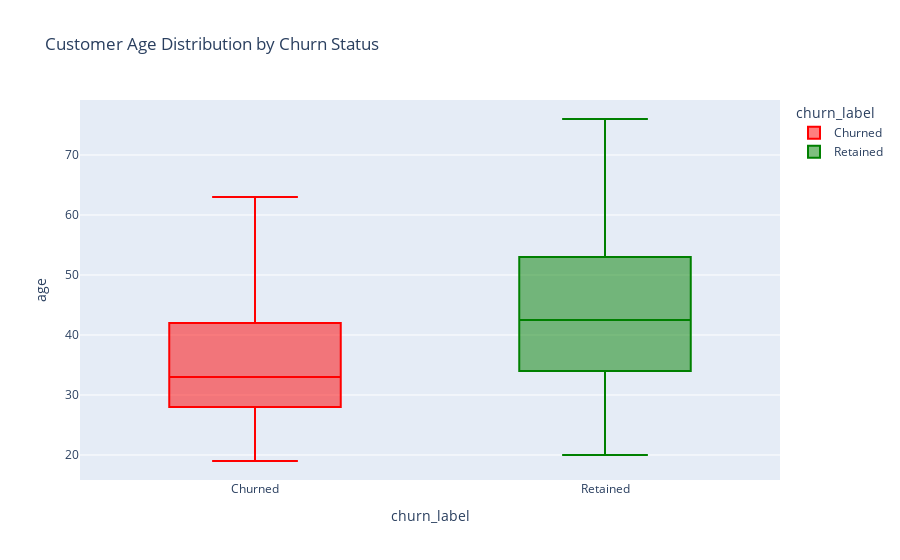

The notebook cell saved with this chart:
### Code cell
# 2. Age vs Churn (Box Plot)
fig2 = px.box(df, x='churn_label', y='age', color='churn_label',
              title='Customer Age Distribution by Churn Status',
              color_discrete_map={'Retained': 'green', 'Churned': 'red'})
fig2.show()



plt.figure(figsize=(8, 5))
sns.boxplot(data=df, x='churn_label', y='age', palette={'Retained': 'green', 'Churned': 'red'})
plt.title("Customer Age Distribution by Churn Status")
plt.xlabel("Customer Status")
plt.ylabel("Age")
plt.show()

### Figure 1 — Plotly figure (JSON) as saved in the notebook; plotly's stock layout.template omitted (floating-point values rounded to 4 significant figures; data arrays with more than 128 entries replaced by an {"elided": "..."} marker saying what was removed)
{"data": [{"alignmentgroup": "True", "hovertemplate": "churn_label=%{x}<br>age=%{y}<extra></extra>", "legendgroup": "Churned", "marker": {"color": "red"}, "name": "Churned", "notched": false, "offsetgroup": "Churned", "orientation": "v", "showlegend": true, "type": "box", "x": ["Churned", "Churned", "Churned", "Churned", "Churned", "Churned", "Churned", "Churned", "Churned", "Churned", "Churned", "Churned", "Churned", "Churned", "Churned", "Churned", "Churned", "Churned", "Churned", "Churned", "Churned", "Churned", "Churned", "Churned", "Churned", "Churned", "Churned", "Churned", "Churned", "Churned", "Churned", "Churned", "Churned", "Churned", "Churned", "Churned", "Churned", "Churned", "Churned", "Churned", "Churned", "Churned", "Churned", "Churned", "Churned", "Churned", "Churned", "Churned", "Churned", "Churned", "Churned", "Churned", "Churned", "Churned", "Churned", "Churned", "Churned", "Churned"], "x0": " ", "xaxis": "x", "y": [33, 33, 35, 24, 22, 42, 54, 24, 21, 57, 21, 35, 30, 27, 24, 43, 34, 30, 44, 33, 30, 32, 29, 47, 63, 48, 62, 30, 27, 47, 42, 41, 26, 24, 28, 31, 40, 28, 43, 42, 32, 34, 35, 40, 39, 32, 19, 20, 43, 37, 38, 26, 40, 55, 32, 33, 36, 30], "y0": " ", "yaxis": "y"}, {"alignmentgroup": "True", "hovertemplate": "churn_label=%{x}<br>age=%{y}<extra></extra>", "legendgroup": "Retained", "marker": {"color": "green"}, "name": "Retained", "notched": false, "offsetgroup": "Retained", "orientation": "v", "showlegend": true, "type": "box", "x": {"elided": "142 str values"}, "x0": " ", "xaxis": "x", "y": {"elided": "142 int values"}, "y0": " ", "yaxis": "y"}], "layout": {"boxmode": "overlay", "legend": {"title": {"text": "churn_label"}, "tracegroupgap": 0}, "title": {"text": "Customer Age Distribution by Churn Status"}, "xaxis": {"anchor": "y", "categoryarray": ["Churned", "Retained"], "categoryorder": "array", "domain": [0, 1], "title": {"text": "churn_label"}}, "yaxis": {"anchor": "x", "domain": [0, 1], "title": {"text": "age"}}}}
